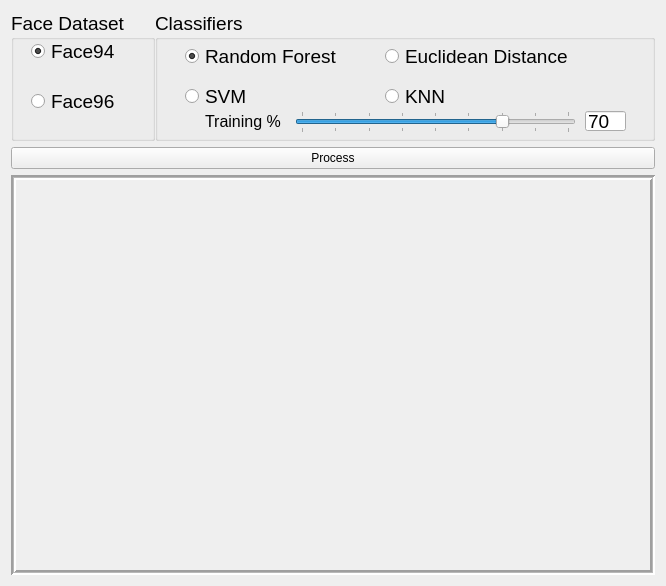
      <widget class="QWidget" name="analysis2_tab">
       <attribute name="title">
        <string>Analysis</string>
       </attribute>
       <layout class="QVBoxLayout" name="verticalLayout">
        <item>
         <layout class="QHBoxLayout" name="horizontalLayout">
          <property name="spacing">
           <number>0</number>
          </property>
          <property name="sizeConstraint">
           <enum>QLayout::SetMaximumSize</enum>
          </property>
          <property name="topMargin">
           <number>0</number>
          </property>
          <item>
           <widget class="QGroupBox" name="an2_face_Dataset_group">
            <property name="minimumSize">
             <size>
              <width>0</width>
              <height>130</height>
             </size>
            </property>
            <property name="maximumSize">
             <size>
              <width>16777215</width>
              <height>130</height>
             </size>
            </property>
            <property name="font">
             <font>
              <pointsize>14</pointsize>
             </font>
            </property>
            <property name="title">
             <string>Face Dataset</string>
            </property>
            <widget class="QRadioButton" name="an2_radioButton_d1">
             <property name="geometry">
              <rect>
               <x>20</x>
               <y>30</y>
               <width>141</width>
               <height>21</height>
              </rect>
             </property>
             <property name="font">
              <font>
               <pointsize>14</pointsize>
              </font>
             </property>
             <property name="text">
              <string>Face94</string>
             </property>
             <property name="checked">
              <bool>true</bool>
             </property>
            </widget>
            <widget class="QRadioButton" name="an2_radioButton_d4">
             <property name="geometry">
              <rect>
               <x>220</x>
               <y>80</y>
               <width>111</width>
               <height>21</height>
              </rect>
             </property>
             <property name="font">
              <font>
               <pointsize>14</pointsize>
              </font>
             </property>
             <property name="text">
              <string>FEI</string>
             </property>
            </widget>
            <widget class="QRadioButton" name="an2_radioButton_d2">
             <property name="geometry">
              <rect>
               <x>220</x>
               <y>30</y>
               <width>111</width>
               <height>21</height>
              </rect>
             </property>
             <property name="font">
              <font>
               <pointsize>14</pointsize>
              </font>
             </property>
             <property name="text">
              <string>Face95</string>
             </property>
            </widget>
            <widget class="QRadioButton" name="an2_radioButton_d3">
             <property name="geometry">
              <rect>
               <x>20</x>
               <y>80</y>
               <width>111</width>
               <height>21</height>
              </rect>
             </property>
             <property name="font">
              <font>
               <pointsize>14</pointsize>
              </font>
             </property>
             <property name="text">
              <string>Face96</string>
             </property>
            </widget>
           </widget>
          </item>
          <item>
           <widget class="QGroupBox" name="an2_classifiers_group">
            <property name="enabled">
             <bool>true</bool>
            </property>
            <property name="minimumSize">
             <size>
              <width>500</width>
              <height>100</height>
             </size>
            </property>
            <property name="maximumSize">
             <size>
              <width>525</width>
              <height>130</height>
             </size>
            </property>
            <property name="font">
             <font>
              <pointsize>14</pointsize>
             </font>
            </property>
            <property name="title">
             <string>Classifiers</string>
            </property>
            <widget class="QRadioButton" name="an2_radioButton_ED">
             <property name="geometry">
              <rect>
               <x>230</x>
               <y>30</y>
               <width>191</width>
               <height>31</height>
              </rect>
             </property>
             <property name="text">
              <string>Euclidean Distance</string>
             </property>
            </widget>
            <widget class="QRadioButton" name="an2_radioButton_KNN">
             <property name="geometry">
              <rect>
               <x>230</x>
               <y>70</y>
               <width>111</width>
               <height>31</height>
              </rect>
             </property>
             <property name="text">
              <string>KNN</string>
             </property>
            </widget>
            <widget class="QRadioButton" name="an2_radioButton_SVM">
             <property name="geometry">
              <rect>
               <x>30</x>
               <y>70</y>
               <width>111</width>
               <height>31</height>
              </rect>
             </property>
             <property name="text">
              <string>SVM</string>
             </property>
            </widget>
            <widget class="QRadioButton" name="an2_radioButton_RF">
             <property name="geometry">
              <rect>
               <x>30</x>
               <y>30</y>
               <width>171</width>
               <height>31</height>
              </rect>
             </property>
             <property name="text">
              <string>Random Forest</string>
             </property>
             <property name="checked">
              <bool>true</bool>
             </property>
            </widget>
            <widget class="QSlider" name="an2_horizontalSlider">
             <property name="geometry">
              <rect>
               <x>140</x>
               <y>100</y>
               <width>281</width>
               <height>22</height>
              </rect>
             </property>
             <property name="minimum">
              <number>10</number>
             </property>
             <property name="maximum">
              <number>90</number>
             </property>
             <property name="singleStep">
              <number>10</number>
             </property>
             <property name="value">
              <number>70</number>
             </property>
             <property name="tracking">
              <bool>true</bool>
             </property>
             <property name="orientation">
              <enum>Qt::Horizontal</enum>
             </property>
             <property name="invertedControls">
              <bool>false</bool>
             </property>
             <property name="tickPosition">
              <enum>QSlider::TicksBothSides</enum>
             </property>
             <property name="tickInterval">
              <number>10</number>
             </property>
            </widget>
            <widget class="QLabel" name="label_3">
             <property name="geometry">
              <rect>
               <x>50</x>
               <y>100</y>
               <width>81</width>
               <height>21</height>
              </rect>
             </property>
             <property name="font">
              <font>
               <pointsize>12</pointsize>
              </font>
             </property>
             <property name="text">
              <string>Training %</string>
             </property>
            </widget>
            <widget class="QLineEdit" name="an2_slidervalue_lineEdit_2">
             <property name="geometry">
              <rect>
               <x>430</x>
               <y>100</y>
               <width>41</width>
               <height>20</height>
              </rect>
             </property>
             <property name="inputMethodHints">
              <set>Qt::ImhPreferNumbers</set>
             </property>
             <property name="text">
              <string>70</string>
             </property>
            </widget>
           </widget>
          </item>
         </layout>
        </item>
        <item>
         <widget class="QPushButton" name="an2_process_bt">
          <property name="text">
           <string>Process</string>
          </property>
         </widget>
        </item>
        <item>
         <widget class="QLabel" name="an2_image_Label_1">
          <property name="minimumSize">
           <size>
            <width>0</width>
            <height>400</height>
           </size>
          </property>
          <property name="maximumSize">
           <size>
            <width>900</width>
            <height>400</height>
           </size>
          </property>
          <property name="frameShape">
           <enum>QFrame::Box</enum>
          </property>
          <property name="frameShadow">
           <enum>QFrame::Sunken</enum>
          </property>
          <property name="lineWidth">
           <number>2</number>
          </property>
          <property name="midLineWidth">
           <number>1</number>
          </property>
          <property name="text">
           <string/>
          </property>
         </widget>
        </item>
       </layout>
      </widget>
